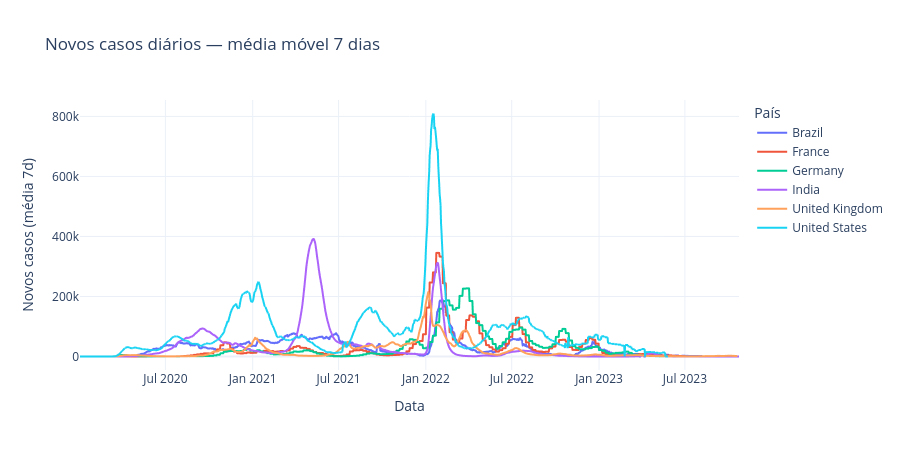

Notebook source saved alongside this figure:
### Markdown cell above
## 5. Gráfico 3 — Evolução temporal de casos novos
> Selecione países para comparar

### Code cell
PAISES = ['Brazil', 'United States', 'India', 'Germany', 'France', 'United Kingdom']

df_evolucao = df[df['location'].isin(PAISES)].copy()

# Média móvel de 7 dias para suavizar
df_evolucao = df_evolucao.sort_values(['location', 'date'])
df_evolucao['new_cases_7d'] = (
    df_evolucao.groupby('location')['new_cases']
    .transform(lambda x: x.rolling(7, min_periods=1).mean())
)

fig_evolucao = px.line(
    df_evolucao,
    x='date',
    y='new_cases_7d',
    color='location',
    title='Novos casos diários — média móvel 7 dias',
    labels={'new_cases_7d': 'Novos casos (média 7d)', 'date': 'Data', 'location': 'País'},
    template='plotly_white'
)
fig_evolucao.update_layout(height=450, hovermode='x unified')
fig_evolucao.show()

### Figure 1 — Plotly figure (JSON) as saved in the notebook; plotly's stock layout.template omitted (floating-point values rounded to 4 significant figures; data arrays with more than 128 entries replaced by an {"elided": "..."} marker saying what was removed)
{"data": [{"hovertemplate": "País=Brazil<br>Data=%{x}<br>Novos casos (média 7d)=%{y}<extra></extra>", "legendgroup": "Brazil", "line": {"color": "#636efa", "dash": "solid"}, "marker": {"symbol": "circle"}, "mode": "lines", "name": "Brazil", "showlegend": true, "type": "scattergl", "x": {"elided": "1385 str values"}, "xaxis": "x", "y": {"elided": "1385 float values"}, "yaxis": "y"}, {"hovertemplate": "País=France<br>Data=%{x}<br>Novos casos (média 7d)=%{y}<extra></extra>", "legendgroup": "France", "line": {"color": "#EF553B", "dash": "solid"}, "marker": {"symbol": "circle"}, "mode": "lines", "name": "France", "showlegend": true, "type": "scattergl", "x": {"elided": "1385 str values"}, "xaxis": "x", "y": {"elided": "1385 float values"}, "yaxis": "y"}, {"hovertemplate": "País=Germany<br>Data=%{x}<br>Novos casos (média 7d)=%{y}<extra></extra>", "legendgroup": "Germany", "line": {"color": "#00cc96", "dash": "solid"}, "marker": {"symbol": "circle"}, "mode": "lines", "name": "Germany", "showlegend": true, "type": "scattergl", "x": {"elided": "1385 str values"}, "xaxis": "x", "y": {"elided": "1385 float values"}, "yaxis": "y"}, {"hovertemplate": "País=India<br>Data=%{x}<br>Novos casos (média 7d)=%{y}<extra></extra>", "legendgroup": "India", "line": {"color": "#ab63fa", "dash": "solid"}, "marker": {"symbol": "circle"}, "mode": "lines", "name": "India", "showlegend": true, "type": "scattergl", "x": {"elided": "1390 str values"}, "xaxis": "x", "y": {"elided": "1390 float values"}, "yaxis": "y"}, {"hovertemplate": "País=United Kingdom<br>Data=%{x}<br>Novos casos (média 7d)=%{y}<extra></extra>", "legendgroup": "United Kingdom", "line": {"color": "#FFA15A", "dash": "solid"}, "marker": {"symbol": "circle"}, "mode": "lines", "name": "United Kingdom", "showlegend": true, "type": "scattergl", "x": {"elided": "1385 str values"}, "xaxis": "x", "y": {"elided": "1385 float values"}, "yaxis": "y"}, {"hovertemplate": "País=United States<br>Data=%{x}<br>Novos casos (média 7d)=%{y}<extra></extra>", "legendgroup": "United States", "line": {"color": "#19d3f3", "dash": "solid"}, "marker": {"symbol": "circle"}, "mode": "lines", "name": "United States", "showlegend": true, "type": "scattergl", "x": {"elided": "1385 str values"}, "xaxis": "x", "y": {"elided": "1385 float values"}, "yaxis": "y"}], "layout": {"height": 450, "hovermode": "x unified", "legend": {"title": {"text": "País"}, "tracegroupgap": 0}, "title": {"text": "Novos casos diários — média móvel 7 dias"}, "xaxis": {"anchor": "y", "domain": [0, 1], "title": {"text": "Data"}}, "yaxis": {"anchor": "x", "domain": [0, 1], "title": {"text": "Novos casos (média 7d)"}}}}
